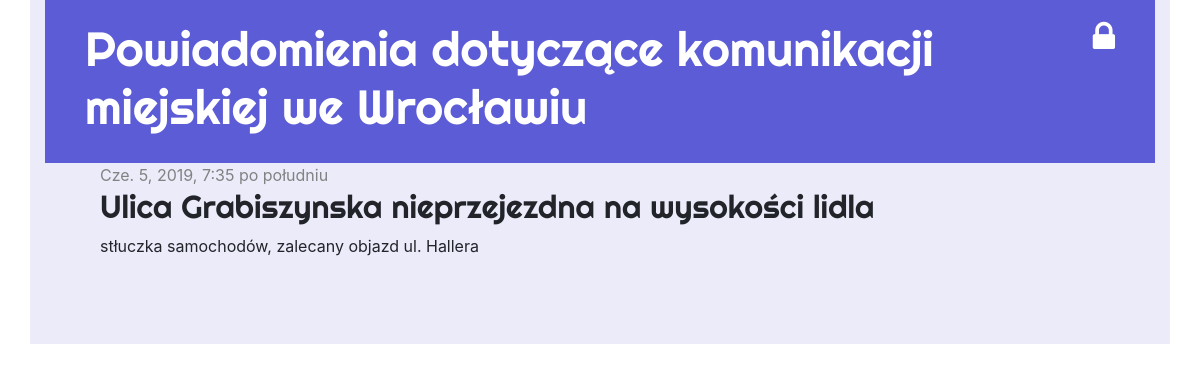
The app's page /post/4/ with its own data.
### informant/models.py (models this page shows, shortened)
class Post(models.Model):
    author = models.ForeignKey('auth.User', on_delete=models.CASCADE)
    title = models.CharField(max_length=200)
    text = models.TextField()
    created_date = models.DateTimeField(
            default=timezone.now)
    published_date = models.DateTimeField(
            blank=True, null=True)

### informant/views.py (the view)
# urls.py: path('post/<int:pk>/', views.post_detail, name='post_detail'),
def post_detail(request, pk):
    post = get_object_or_404(Post, pk=pk)
    return render(request, 'informant/post_detail.html', {'post': post})

### informant/templates/informant/post_detail.html (shortened to what this page needs)
{% extends 'informant/base.html' %}
{% block content %}
    <div class="post">
        {% if post.published_date %}
            <div class="date">
                {{ post.published_date }}
            </div>
        {% else %}
            <a class="btn btn-primary mb-1 mt-1" href="{% url 'post_publish' pk=post.pk %}">Publikuj</a>
        {% endif %}
        <h2>{{ post.title }}
        </h2>
        <p>{{ post.text|linebreaksbr }}</p>
    </div>
{% endblock %}

### informant/static/css/informant.css (style rules this page uses)
h1, h2, h3, h4 { font-family: 'Righteous', cursive; }
.date { color: #828282; }
.post { margin-bottom: 70px; }

### records on screen
Post: published_date "Cze. 5, 2019, 7:35 po południu", title "Ulica Grabiszynska nieprzejezdna na wysokości lidla", text "stłuczka samochodów, zalecany objazd ul. Hallera"
